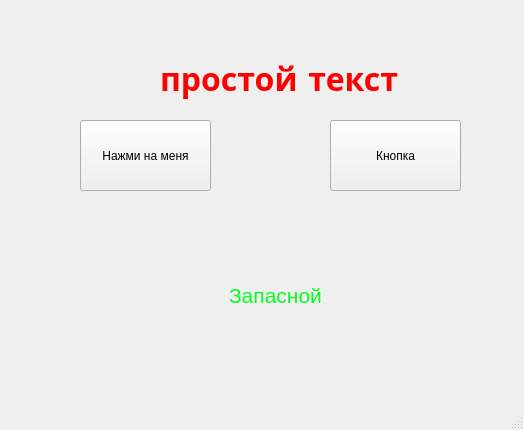
<?xml version="1.0" encoding="UTF-8"?>
<ui version="4.0">
 <class>MainWindow</class>
 <widget class="QMainWindow" name="MainWindow">
  <property name="geometry">
   <rect>
    <x>0</x>
    <y>0</y>
    <width>524</width>
    <height>430</height>
   </rect>
  </property>
  <property name="windowTitle">
   <string>Надписи</string>
  </property>
  <widget class="QWidget" name="centralWidget">
   <widget class="QLabel" name="label">
    <property name="geometry">
     <rect>
      <x>160</x>
      <y>40</y>
      <width>251</width>
      <height>81</height>
     </rect>
    </property>
    <property name="font">
     <font>
      <family>Noto Kufi Arabic</family>
      <weight>75</weight>
      <bold>true</bold>
     </font>
    </property>
    <property name="autoFillBackground">
     <bool>false</bool>
    </property>
    <property name="text">
     <string>&lt;html&gt;&lt;head/&gt;&lt;body&gt;&lt;p&gt;&lt;span style=&quot; font-size:24pt; color:#ff0000;&quot;&gt;простой текст&lt;/span&gt;&lt;/p&gt;&lt;/body&gt;&lt;/html&gt;</string>
    </property>
   </widget>
   <widget class="QLabel" name="label_2">
    <property name="geometry">
     <rect>
      <x>150</x>
      <y>240</y>
      <width>251</width>
      <height>111</height>
     </rect>
    </property>
    <property name="text">
     <string>&lt;html&gt;&lt;head/&gt;&lt;body&gt;&lt;p align=&quot;center&quot;&gt;&lt;span style=&quot; font-size:16pt; color:#01ff1e;&quot;&gt;Запасной&lt;/span&gt;&lt;/p&gt;&lt;/body&gt;&lt;/html&gt;</string>
    </property>
   </widget>
   <widget class="QPushButton" name="pushButton">
    <property name="geometry">
     <rect>
      <x>80</x>
      <y>120</y>
      <width>131</width>
      <height>71</height>
     </rect>
    </property>
    <property name="text">
     <string>Нажми на меня</string>
    </property>
   </widget>
   <widget class="QPushButton" name="pushButton_2">
    <property name="geometry">
     <rect>
      <x>330</x>
      <y>120</y>
      <width>131</width>
      <height>71</height>
     </rect>
    </property>
    <property name="text">
     <string>Кнопка</string>
    </property>
   </widget>
  </widget>
  <widget class="QStatusBar" name="statusBar"/>
 </widget>
 <layoutdefault spacing="6" margin="11"/>
 <resources/>
 <connections/>
</ui>
